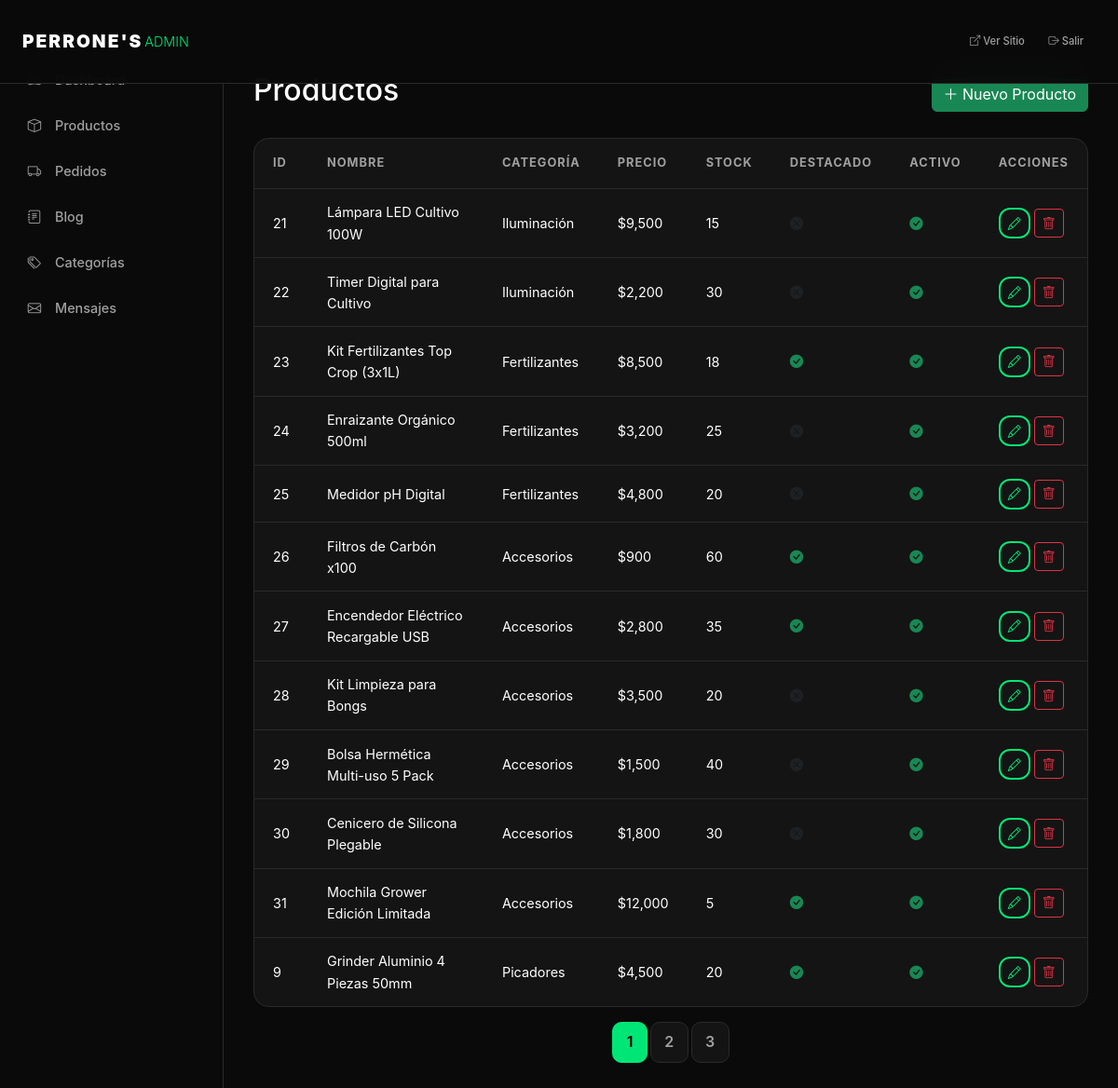
Page /admin/productos (signed in) on the committed database.
### models.py (models this page shows)
class Product(db.Model):
    __tablename__ = 'products'
    id = db.Column(db.Integer, primary_key=True)
    name = db.Column(db.String(200), nullable=False)
    slug = db.Column(db.String(200), unique=True, nullable=False)
    description = db.Column(db.Text, nullable=False)
    short_description = db.Column(db.String(300))
    price = db.Column(db.Float, nullable=False)
    compare_price = db.Column(db.Float)
    image = db.Column(db.String(200))
    images = db.Column(db.Text)
    stock = db.Column(db.Integer, default=0)
    featured = db.Column(db.Boolean, default=False)
    active = db.Column(db.Boolean, default=True)
    category_id = db.Column(db.Integer, db.ForeignKey('categories.id'), nullable=False)
    created_at = db.Column(db.DateTime, default=lambda: datetime.now(timezone.utc))
    order_items = db.relationship('OrderItem', backref='product', lazy=True)

class Category(db.Model):
    __tablename__ = 'categories'
    id = db.Column(db.Integer, primary_key=True)
    name = db.Column(db.String(100), nullable=False)
    slug = db.Column(db.String(100), unique=True, nullable=False)
    description = db.Column(db.Text)
    image = db.Column(db.String(200))
    products = db.relationship('Product', backref='category', lazy=True)

### app.py (the view)
@app.route('/admin/productos')
@login_required
@admin_required
def admin_products():
    page = request.args.get('page', 1, type=int)
    products = Product.query.order_by(Product.created_at.desc()).paginate(
        page=page, per_page=app.config['PER_PAGE'], error_out=False)
    return render_template('admin/products.html', products=products)

### app.py (called while the page is built)
@login_manager.user_loader
def load_user(user_id):
    return db.session.get(User, int(user_id))

def admin_required(f):
    @wraps(f)
    def decorated_function(*args, **kwargs):
        if not current_user.is_authenticated or not current_user.is_admin:
            abort(403)
        return f(*args, **kwargs)
    return decorated_function

@app.context_processor
def inject_globals():
    categories = Category.query.filter_by(active=True).all() if hasattr(Category, 'active') else Category.query.all()
    cart_count = 0
    cart = session.get('cart', {})
    if cart:
        cart_count = sum(item['quantity'] for item in cart.values())
    return dict(categories=categories, cart_count=cart_count, now=datetime.now())

### templates/admin/products.html (shortened to what this page needs)
{% extends 'admin/base_admin.html' %}
{% block admin_content %}
<div class="d-flex justify-content-between align-items-center mb-4">
    <h2>Productos</h2>
    <a href="{{ url_for('admin_product_new') }}" class="btn btn-success"><i class="bi bi-plus-lg"></i> Nuevo Producto</a>
</div>
<div class="admin-table-container">
    <table class="admin-table">
        <thead>
            <tr>
                <th>ID</th>
                <th>Nombre</th>
                <th>Categoría</th>
                <th>Precio</th>
                <th>Stock</th>
                <th>Destacado</th>
                <th>Activo</th>
                <th>Acciones</th>
            </tr>
        </thead>
        <tbody>
            {% for product in products.items %}
            <tr>
                <td>{{ product.id }}</td>
                <td>{{ product.name[:40] }}{% if product.name|length > 40 %}...{% endif %}</td>
                <td>{{ product.category.name }}</td>
                <td>${{ "{:,.0f}".format(product.price) }}</td>
                <td>{{ product.stock }}</td>
                <td>{% if product.featured %}<i class="bi bi-check-circle-fill text-success"></i>{% else %}<i class="bi bi-x-circle-fill text-muted"></i>{% endif %}</td>
                <td>{% if product.active %}<i class="bi bi-check-circle-fill text-success"></i>{% else %}<i class="bi bi-x-circle-fill text-danger"></i>{% endif %}</td>
                <td>
                    <a href="{{ url_for('admin_product_edit', id=product.id) }}" class="btn btn-sm btn-outline-primary"><i class="bi bi-pencil"></i></a>
                    <form method="POST" action="{{ url_for('admin_product_delete', id=product.id) }}" style="display:inline;" onsubmit="return confirm('¿Eliminar producto?')">
                        <button type="submit" class="btn btn-sm btn-outline-danger"><i class="bi bi-trash"></i></button>
                    </form>
                </td>
            </tr>
            {% else %}
            <tr><td colspan="8" class="text-center text-muted py-3">No hay productos</td></tr>
            {% endfor %}
        </tbody>
    </table>
</div>
{% if products.pages > 1 %}
<nav class="mt-3">
    <ul class="pagination justify-content-center">
        {% for page_num in products.iter_pages() %}
            {% if page_num %}
            <li class="page-item {% if page_num == products.page %}active{% endif %}">
                <a class="page-link" href="{{ url_for('admin_products', page=page_num) }}">{{ page_num }}</a>
            </li>
            {% endif %}
        {% endfor %}
    </ul>
</nav>
{% endif %}
{% endblock %}

### templates/admin/base_admin.html (shortened to what this page needs)
<!DOCTYPE html>
<html lang="es">
<head>
    <link href="https://cdn.jsdelivr.net/npm/bootstrap@5.3.3/dist/css/bootstrap.min.css" rel="stylesheet">
    <link rel="stylesheet" href="https://cdn.jsdelivr.net/npm/bootstrap-icons@1.11.3/font/bootstrap-icons.min.css">
    <link rel="stylesheet" href="{{ url_for('static', filename='css/style.css') }}">
</head>
<body>
    <nav class="navbar navbar-expand-lg navbar-dark fixed-top" style="background: #0a0a0a;">
        <div class="container-fluid px-4">
            <a class="navbar-brand" href="{{ url_for('admin_dashboard') }}">
                <span class="brand-text" style="font-size: 1.2rem;">PERRONE'S</span>
                <span class="brand-inc" style="font-size: 0.9rem;">ADMIN</span>
            </a>
            <ul class="navbar-nav ms-auto">
                <li class="nav-item">
                    <a class="nav-link" href="{{ url_for('index') }}" target="_blank"><i class="bi bi-box-arrow-up-right"></i> Ver Sitio</a>
                </li>
                <li class="nav-item">
                    <a class="nav-link" href="{{ url_for('admin_logout') }}"><i class="bi bi-box-arrow-right"></i> Salir</a>
                </li>
            </ul>
        </div>
    </nav>
    <div class="admin-layout">
        <aside class="admin-sidebar">
            <ul class="admin-nav">
                <li><a href="{{ url_for('admin_dashboard') }}"> Dashboard</a></li>
                <li><a href="{{ url_for('admin_products') }}"><i class="bi bi-box"></i> Productos</a></li>
                <li><a href="{{ url_for('admin_orders') }}"><i class="bi bi-truck"></i> Pedidos</a></li>
                <li><a href="{{ url_for('admin_blog') }}"><i class="bi bi-journal-text"></i> Blog</a></li>
                <li><a href="{{ url_for('admin_categories') }}"><i class="bi bi-tags"></i> Categorías</a></li>
                <li><a href="{{ url_for('admin_messages') }}"><i class="bi bi-envelope"></i> Mensajes</a></li>
            </ul>
        </aside>
        <main class="admin-content">
            {% block admin_content %}{% endblock %}
        </main>
    </div>
</body>
</html>

### static/css/style.css (style rules this page uses)
:root { --bg-primary: #0a0a0a; --bg-secondary: #111111; --bg-card: #141414; --bg-section: #0d0d0d; --border: #2a2a2a; --text-primary: #ffffff; --text-secondary: #a0a0a0; --accent: #00e676; --accent-hover: #00c853; --accent-dim: rgba(0, 230, 118, 0.1); --danger: #ff5252; --warning: #ffd740; --info: #40c4ff; --font: 'Inter', -apple-system, BlinkMacSystemFont, 'Segoe UI', sans-serif; }
* { margin: 0; padding: 0; box-sizing: border-box; }
html { scroll-behavior: smooth; }
body { font-family: var(--font); background: var(--bg-primary); color: var(--text-primary); line-height: 1.6; -webkit-font-smoothing: antialiased; }
a { color: var(--accent); text-decoration: none; transition: opacity .2s; }
.brand-text { font-weight: 900; letter-spacing: 4px; color: #fff; }
.brand-inc { font-weight: 300; color: var(--accent); font-size: 0.8em; }
.navbar { background: rgba(10, 10, 10, 0.95) !important; backdrop-filter: blur(20px); border-bottom: 1px solid var(--border); padding: 0.12rem 0; min-height: 90px; }
.navbar .navbar-brand { display: flex; align-items: center; gap: 2px; padding: 0; margin: 0; font-size: .85rem; }
.navbar .navbar-brand .brand-text { font-size: .85rem; letter-spacing: 2px; }
.navbar .navbar-brand .brand-inc { font-size: .65rem; }
.navbar .nav-link { color: var(--text-secondary) !important; font-weight: 500; font-size: 0.7rem; padding: 0.12rem 0.8rem !important; transition: color .2s; }
.btn-outline-primary { border: 2px solid var(--accent); color: var(--accent); background: transparent; font-weight: 700; border-radius: 12px; transition: all .3s; }
.pagination { gap: 0.25rem; }
.page-link { background: var(--bg-card); border: 1px solid var(--border); color: var(--text-secondary); border-radius: 10px !important; padding: 0.5rem 0.9rem; font-weight: 600; }
.page-item.active .page-link { background: var(--accent); border-color: var(--accent); color: #000; }
.admin-layout { display: flex; padding-top: 46px; min-height: 100vh; }
.admin-sidebar { width: 240px; background: #0a0a0a; border-right: 1px solid var(--border); padding: 1rem 0; position: fixed; top: 46px; bottom: 0; left: 0; overflow-y: auto; }
.admin-nav { list-style: none; padding: 0; margin: 0; }
.admin-nav li { margin-bottom: 2px; }
.admin-nav a { display: flex; align-items: center; gap: 0.75rem; padding: 0.75rem 1.5rem; color: var(--text-secondary); font-size: 0.9rem; font-weight: 500; transition: all .2s; border-left: 3px solid transparent; }
.admin-nav i { width: 20px; text-align: center; }
.admin-content { flex: 1; margin-left: 240px; padding: 2rem; min-height: calc(100vh - 60px); background: var(--bg-primary); }
.admin-table-container { background: var(--bg-card); border: 1px solid var(--border); border-radius: 16px; overflow-x: auto; }
.admin-table { width: 100%; border-collapse: collapse; }
.admin-table th { padding: 1rem 1.25rem; text-align: left; font-size: 0.8rem; font-weight: 700; text-transform: uppercase; letter-spacing: 1px; color: var(--text-secondary); border-bottom: 1px solid var(--border); white-space: nowrap; }
.admin-table td { padding: 0.85rem 1.25rem; font-size: 0.9rem; border-bottom: 1px solid var(--border); }
.admin-table tr:last-child td { border: none; }

### rows in the picture
Product: id "21", name "Lámpara LED Cultivo 100W", category.name "Iluminación", price "9,500", stock "15", featured False (drawn), active True (drawn)
Product: id "22", name "Timer Digital para Cultivo", category.name "Iluminación", price "2,200", stock "30", featured False (drawn), active True (drawn)
Product: id "23", name "Kit Fertilizantes Top Crop (3x1L)", category.name "Fertilizantes", price "8,500", stock "18", featured True (drawn), active True (drawn)
Product: id "24", name "Enraizante Orgánico 500ml", category.name "Fertilizantes", price "3,200", stock "25", featured False (drawn), active True (drawn)
Product: id "25", name "Medidor pH Digital", category.name "Fertilizantes", price "4,800", stock "20", featured False (drawn), active True (drawn)
Product: id "26", name "Filtros de Carbón x100", category.name "Accesorios", price "900", stock "60", featured True (drawn), active True (drawn)
Product: id "27", name "Encendedor Eléctrico Recargable USB", category.name "Accesorios", price "2,800", stock "35", featured True (drawn), active True (drawn)
Product: id "28", name "Kit Limpieza para Bongs", category.name "Accesorios", price "3,500", stock "20", featured False (drawn), active True (drawn)
Product: id "29", name "Bolsa Hermética Multi-uso 5 Pack", category.name "Accesorios", price "1,500", stock "40", featured False (drawn), active True (drawn)
Product: id "30", name "Cenicero de Silicona Plegable", category.name "Accesorios", price "1,800", stock "30", featured False (drawn), active True (drawn)
Product: id "31", name "Mochila Grower Edición Limitada", category.name "Accesorios", price "12,000", stock "5", featured True (drawn), active True (drawn)
Product: id "9", name "Grinder Aluminio 4 Piezas 50mm", category.name "Picadores", price "4,500", stock "20", featured True (drawn), active True (drawn)

### other values in the picture
{{ page_num }} "1" "2" "3"
